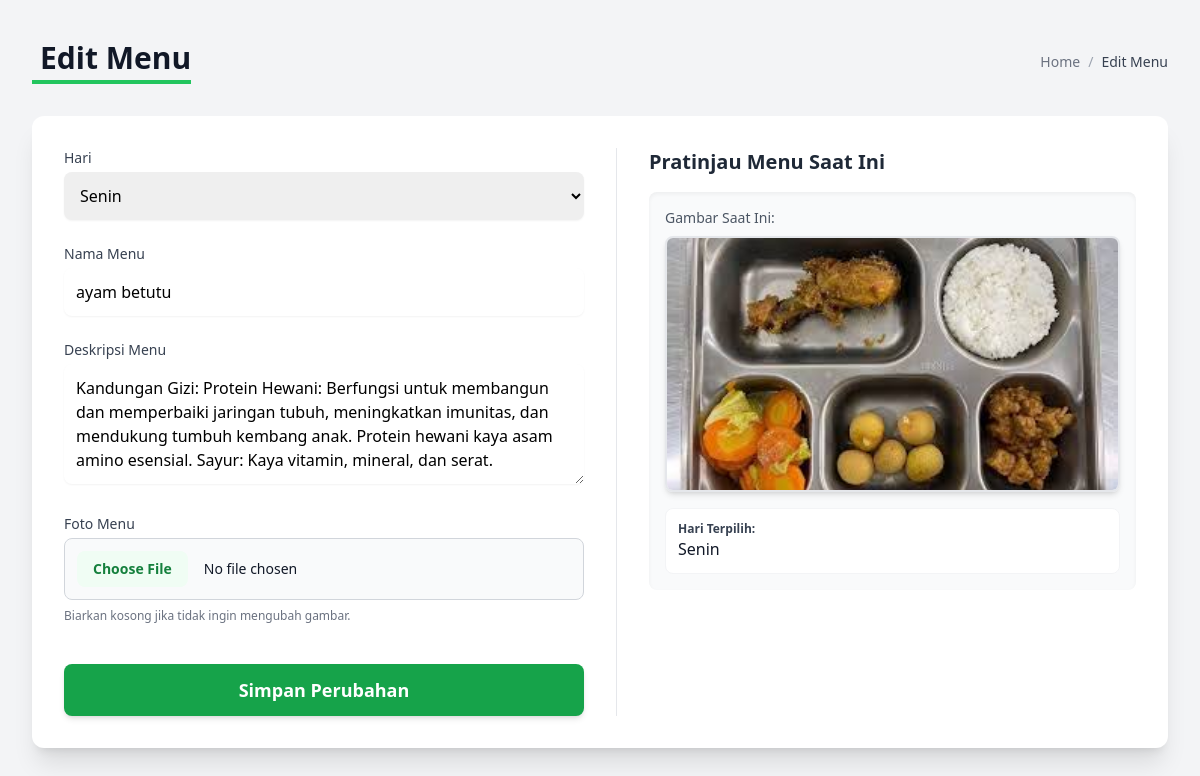
The page /SPPG/edit_menu.php?id=30 on the database its author committed.
### tables this page shows
CREATE TABLE `menu_sppg` (
  `id` int NOT NULL,
  `sppg_id` int NOT NULL,
  `hari` int NOT NULL,
  `nama_menu` varchar(255) NOT NULL,
  `deskripsi_menu` text NOT NULL,
  `image` varchar(255) DEFAULT NULL,
  `waktu` datetime DEFAULT NULL,
  `tanggal` date DEFAULT NULL,
  `updated_at` datetime DEFAULT CURRENT_TIMESTAMP ON UPDATE CURRENT_TIMESTAMP
);

### SPPG/edit_menu.php (the view, shortened to what this page needs)
<!DOCTYPE html>
<html lang="en">
<head>
    <script src="https://cdn.tailwindcss.com"></script>
</head>
<body>
    <main class="min-h-screen bg-gray-100 py-10 px-4 sm:px-6 lg:px-8">
        <div class="max-w-7xl mx-auto">
            <div class="flex flex-col sm:flex-row justify-between items-start sm:items-center mb-8">
                <h1 class="text-3xl font-bold text-gray-900 border-b-4 border-green-500 pb-1">
                    <i class="bi bi-pencil-square mr-2 text-green-600"></i> Edit Menu
                </h1>
                <nav class="mt-3 sm:mt-0">
                    <ol class="flex items-center space-x-2 text-sm text-gray-500">
                        <li><a href="#" class="hover:text-green-600">Home</a></li>
                        <li class="text-gray-400">/</li>
                        <li class="font-medium text-gray-700" aria-current="page">Edit Menu</li>
                    </ol>
                </nav>
            </div>
            <div class="bg-white shadow-xl rounded-xl overflow-hidden">
                <div class="p-6 sm:p-8">
                    <div class="grid grid-cols-1 lg:grid-cols-2 gap-8">
                        <div class="lg:col-span-1">
                            <?php
                            $idx = $_GET['id'];
                            require_once "../config.php";
                            $sql = "select * from menu_sppg WHERE id='$idx'";
                            $data = $db->query($sql);
                            foreach ($data as $d) {
                                switch ($d['hari']) {
                                    case '1':
                                        $hari = "Senin";
                                        $sen = "selected";
                                        break;
                                }
                            }
                            ?>
                            <form action="#" method="post" enctype="multipart/form-data" class="space-y-6">
                                <div>
                                    <label for="hari" class="block text-sm font-medium text-gray-700 mb-1">Hari</label>
                                    <select id="hari" name='hari' class="w-full border-gray-300 rounded-lg shadow-sm focus:ring-green-500 focus:border-green-500 p-3 transition duration-150">
                                        <option value='1' <?= $sen ?>>Senin</option>
                                    </select>
                                </div>
                                <div>
                                    <label for="nama_menu" class="block text-sm font-medium text-gray-700 mb-1">Nama Menu</label>
                                    <input type='text' id="nama_menu" name='nama_menu' class="w-full border-gray-300 rounded-lg shadow-sm focus:ring-green-500 focus:border-green-500 p-3" value='<?= $d['nama_menu'] ?>' required>
                                </div>
                                <div>
                                    <label for="deskripsi_menu" class="block text-sm font-medium text-gray-700 mb-1">Deskripsi Menu</label>
                                    <textarea id="deskripsi_menu" name='deskripsi_menu' rows="4" class="w-full border-gray-300 rounded-lg shadow-sm focus:ring-green-500 focus:border-green-500 p-3"><?= htmlspecialchars($d['deskripsi_menu']) ?></textarea>
                                </div>
                                <div>
                                    <label for="image" class="block text-sm font-medium text-gray-700 mb-1">Foto Menu</label>
                                    <input type="file" id="image" name="image" class="w-full block text-sm text-gray-900 border border-gray-300 rounded-lg cursor-pointer bg-gray-50 focus:outline-none file:mr-4 file:py-2 file:px-4 file:rounded-lg file:border-0 file:text-sm file:font-semibold file:bg-green-50 file:text-green-700 hover:file:bg-green-100 p-3">
                                    <p class="mt-2 text-xs text-gray-500">Biarkan kosong jika tidak ingin mengubah gambar.</p>
                                </div>
                                <div class="pt-4">
                                    <input type='submit' name='simpanEdit' value='Simpan Perubahan'
                                        class='w-full inline-flex justify-center items-center rounded-lg bg-green-600
                                    px-5 py-3 text-lg text-white font-semibold shadow-md cursor-pointer
                                    hover:bg-green-700 hover:shadow-lg transition duration-300'>
                                </div>
                            </form>
                        </div>
                        <div class="lg:col-span-1 border-l border-gray-200 lg:pl-8">
                            <h3 class="text-xl font-semibold text-gray-800 mb-4">Pratinjau Menu Saat Ini</h3>
                            <div class="bg-gray-50 p-4 rounded-lg shadow-inner">
                                <p class="text-sm font-medium text-gray-600 mb-2">Gambar Saat Ini:</p>
                                <?php if (!empty($d['image'])): ?>
                                    <img src="../uploads/<?= htmlspecialchars($d['image']) ?>"
                                        alt="Foto Menu Saat Ini"
                                        class="w-full h-64 object-cover rounded-lg shadow-md border-2 border-gray-200" />
                                <?php else: ?>
                                    <div class="w-full h-64 flex items-center justify-center border border-dashed border-gray-300 rounded-lg text-gray-500">
                                        Tidak ada gambar yang tersedia.
                                    </div>
                                <?php endif; ?>
                                <div class="mt-4 p-3 bg-white rounded-lg border border-gray-100">
                                    <p class="text-xs font-semibold text-gray-700">Hari Terpilih:</p>
                                    <p class="text-base text-gray-900 font-medium"><?= $hari ?></p>
                                </div>
                            </div>
                        </div>
                    </div>
                </div>
            </div>
        </div>
    </main>
</body>
</html>

### rows shown on the page
menu_sppg: nama_menu "ayam betutu", deskripsi_menu "Kandungan Gizi: Protein Hewani: Berfungsi untuk membangun dan memperbaiki jaringan tubuh, meningkatkan imunitas, dan mendukung tumbuh kembang anak. Protein hewani kaya asam amino esensial. Sayur: Kaya vitamin, mineral, dan serat.", image (picture), hari "Senin"
